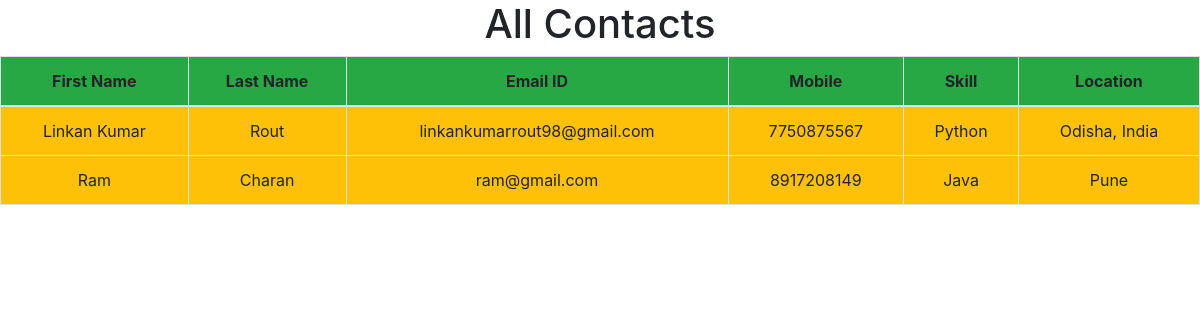
The app's page /data/ with its own data.
### contactapp/models.py (models this page shows)
class ContactpageData(models.Model):
    firstname = models.CharField(max_length=50)
    lastname = models.CharField(max_length=50)
    email = models.EmailField(max_length=100)
    mobile = models.BigIntegerField()
    skill = models.CharField(max_length=100)
    location = models.CharField(max_length=200)

### contactapp/views.py (the view)
# urls.py: path('data/',views.DisplayData)
def DisplayData(request):
    data = ContactpageData.objects.all()
    return render(request, 'displaycontact.html', {'data':data})

### templates/displaycontact.html (shortened to what this page needs)
<!DOCTYPE html>
<html lang="en">
<head>
    {% include 'cdnlines.html' %}
</head>
<body>
    {% if data %}
    <h1 class="text-center">All Contacts</h1>
    <table class="table table-bordered table-hover text-center">
        <thead class="bg-success">
            <tr>
                <th>First Name</th>
                <th>Last Name</th>
                <th>Email ID</th>
                <th>Mobile</th>
                <th>Skill</th>
                <th>Location</th>
            </tr>
        </thead>
        <tbody class="bg-warning">
            {% for i in data %}
            <tr>
                <td>{{i.firstname}}</td>
                <td>{{i.lastname}}</td>
                <td>{{i.email}}</td>
                <td>{{i.mobile}}</td>
                <td>{{i.skill}}</td>
                <td>{{i.location}}</td>
            </tr>
            {% endfor %}
        </tbody>
    </table>
    {% else %}
    <h1 class="text-center display-4">No Data Available...</h1>
    {% endif %}
</body>
</html>

### templates/cdnlines.html (shortened to what this page needs)
<link rel="stylesheet" href="https://cdn.jsdelivr.net/npm/bootstrap@4.6.2/dist/css/bootstrap.min.css">

### records on screen
ContactpageData: firstname "Linkan Kumar", lastname "Rout", email "linkankumarrout98@gmail.com", mobile "7750875567", skill "Python", location "Odisha, India"
ContactpageData: firstname "Ram", lastname "Charan", email "ram@gmail.com", mobile "8917208149", skill "Java", location "Pune"
